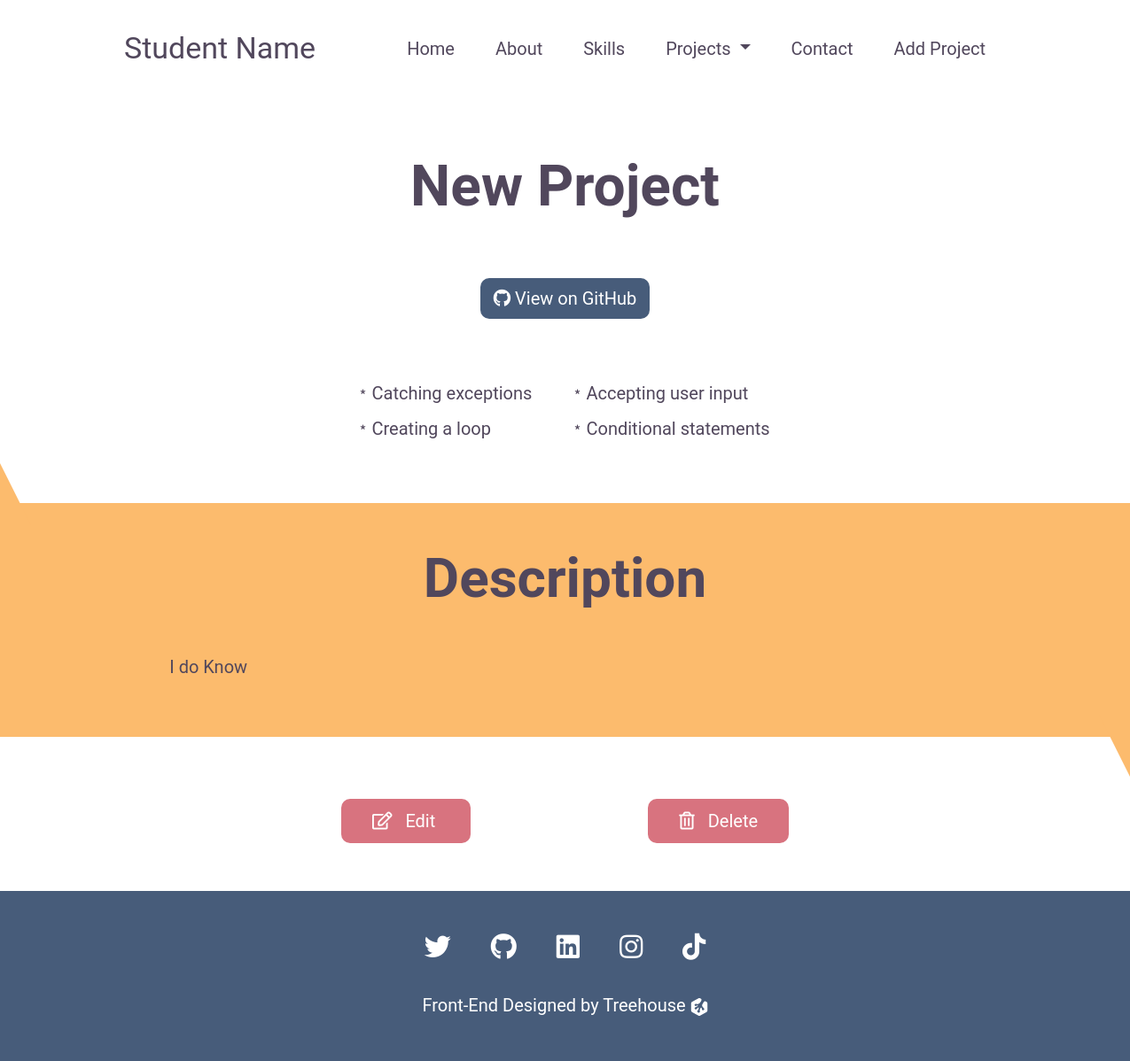
The page /projects/1 on the database as committed earlier.
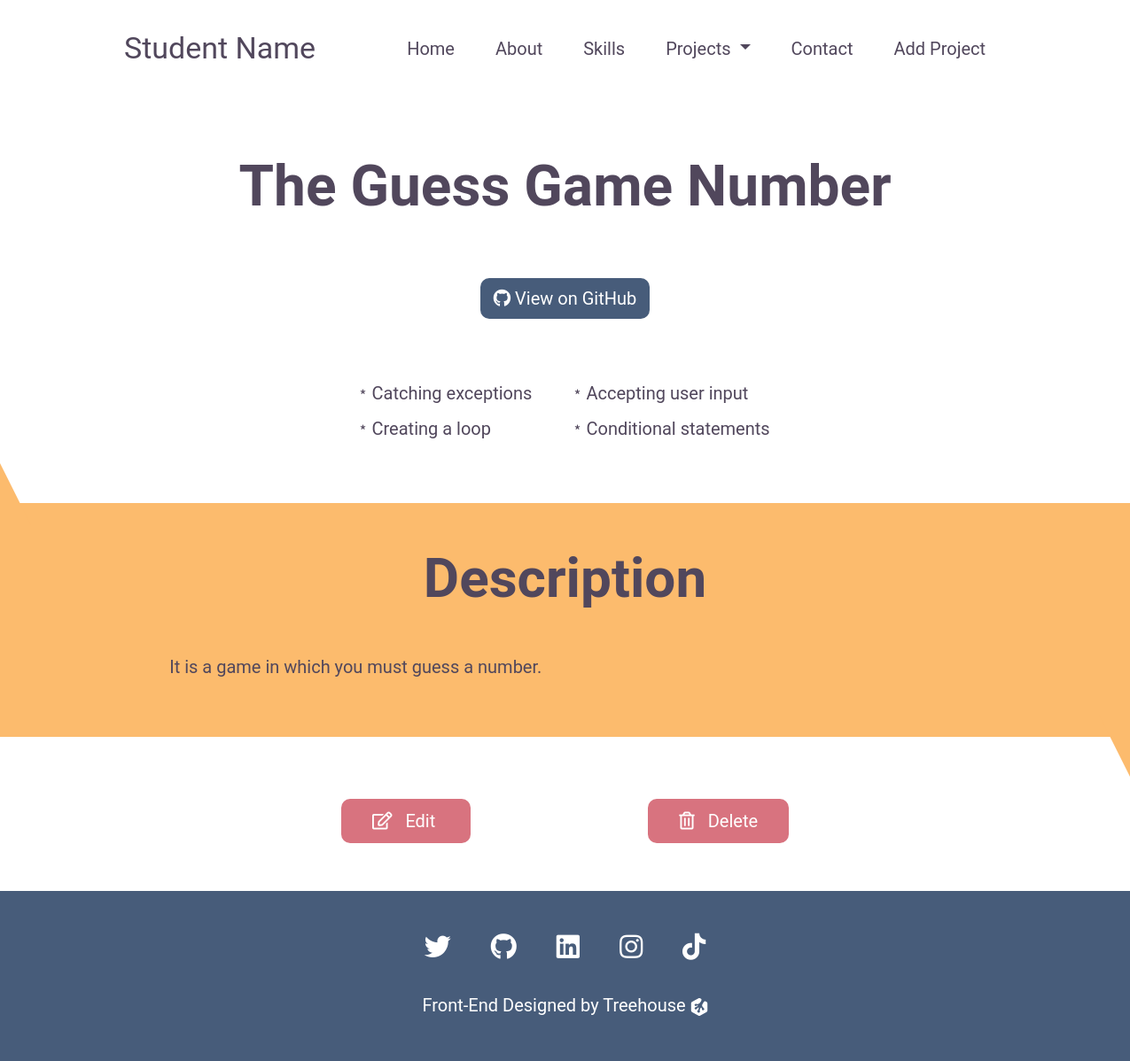
The same page on the database as committed later.
### models.py (models this page shows, shortened)
class Project(db.Model):
    id = db.Column(db.Integer, primary_key=True)
    title = db.Column('Title', db.String())
    date = db.Column('Created', db.DateTime, default=datetime.datetime.now)
    description = db.Column('Description', db.Text())
    skills = db.Column('Skills Practiced', db.Text())
    github = db.Column('Github Link', db.String())
    main_app = db.Column('Main App', db.Text())
    extra_file01 = db.Column('Extra File 01', db.Text())
    extra_file02 = db.Column('Extra File 02', db.Text())
    extra_file03 = db.Column('Extra File 03', db.Text())

### app.py (the view)
@app.route('/projects/<id>')
def detail(id):
    project = Project.query.get(id)
    return render_template('detail.html', project=project)

### Templates/detail.html (shortened to what this page needs)
{% extends 'layout.html' %}
{% block content %}
        <section class="header">
                <h1>{{ project.title }} </h1>
                <a href="{{ project.github }}" class="github-btn">
                    <i class="fab fa-github"></i>
                    View on GitHub
                </a>
            <ul class="project-skills">
                <div>
                    <li>Catching exceptions</li>
                    <li>Creating a loop</li>
                    <li>Accepting user input</li>
                    <li>Conditional statements</li>
                </div>
            </ul>
        </section>
        <section id="project-desc">
            <div id="triangle5"></div>
            <h2>Description</h2>
            <p>
                {{ project.description }}
            </p>
            <div id="triangle6"></div>
        </section>
        <section id="edit-delete">
            <a href="#">
                <i class="fas fa-edit"></i>
                Edit
            </a>
            <a href="#">
                <i class="far fa-trash-alt"></i>
                Delete
            </a>
        </section>
        <section class="footer">
            <div class="socials">
                <a href="">
                    <i class="fab fa-twitter"></i>
                </a>
                <a href="">
                    <i class="fab fa-github"></i>
                </a>
                <a href="">
                    <i class="fab fa-linkedin"></i>
                </a>
                <a href="">
                    <i class="fab fa-instagram"></i>
                </a>
                <a href="">
                    <i class="fab fa-tiktok"></i>
                </a>
            </div>
            <div class="treehouse">
                <p>
                    Front-End Designed by
                    <a href="https://teamtreehouse.com">
                        Treehouse
                    </a>
                </p>
            </div>
        </section>
{% endblock %}

Rows that differ between the two databases and show on the page:
changed Project: title "New Project" → "The Guess Game Number"; description "I do Know" → "It is a game in which you must guess a number."
